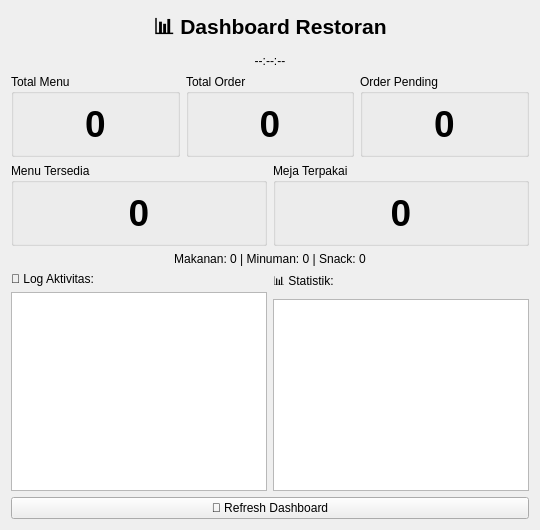
      <widget class="QWidget" name="dashboardTab">
       <attribute name="title">
        <string>📊 Dashboard</string>
       </attribute>
       <layout class="QVBoxLayout" name="dashboardLayout">
        <item>
         <widget class="QLabel" name="lblDashboardTitle">
          <property name="font">
           <font>
            <pointsize>16</pointsize>
            <bold>true</bold>
           </font>
          </property>
          <property name="text">
           <string>📊 Dashboard Restoran</string>
          </property>
          <property name="alignment">
           <set>Qt::AlignmentFlag::AlignCenter</set>
          </property>
         </widget>
        </item>
        <item>
         <widget class="QLabel" name="lblCurrentTime">
          <property name="text">
           <string>--:--:--</string>
          </property>
          <property name="alignment">
           <set>Qt::AlignmentFlag::AlignCenter</set>
          </property>
         </widget>
        </item>
        <item>
         <layout class="QHBoxLayout" name="cardRow1">
          <item>
           <widget class="QGroupBox" name="cardTotalMenu">
            <property name="title">
             <string>Total Menu</string>
            </property>
            <layout class="QVBoxLayout">
             <item>
              <widget class="QLabel" name="lblTotalMenu">
               <property name="font">
                <font>
                 <pointsize>28</pointsize>
                 <bold>true</bold>
                </font>
               </property>
               <property name="text">
                <string>0</string>
               </property>
               <property name="alignment">
                <set>Qt::AlignmentFlag::AlignCenter</set>
               </property>
              </widget>
             </item>
            </layout>
           </widget>
          </item>
          <item>
           <widget class="QGroupBox" name="cardTotalOrders">
            <property name="title">
             <string>Total Order</string>
            </property>
            <layout class="QVBoxLayout">
             <item>
              <widget class="QLabel" name="lblTotalOrders">
               <property name="font">
                <font>
                 <pointsize>28</pointsize>
                 <bold>true</bold>
                </font>
               </property>
               <property name="text">
                <string>0</string>
               </property>
               <property name="alignment">
                <set>Qt::AlignmentFlag::AlignCenter</set>
               </property>
              </widget>
             </item>
            </layout>
           </widget>
          </item>
          <item>
           <widget class="QGroupBox" name="cardPendingOrders">
            <property name="title">
             <string>Order Pending</string>
            </property>
            <layout class="QVBoxLayout">
             <item>
              <widget class="QLabel" name="lblPendingOrders">
               <property name="font">
                <font>
                 <pointsize>28</pointsize>
                 <bold>true</bold>
                </font>
               </property>
               <property name="text">
                <string>0</string>
               </property>
               <property name="alignment">
                <set>Qt::AlignmentFlag::AlignCenter</set>
               </property>
              </widget>
             </item>
            </layout>
           </widget>
          </item>
         </layout>
        </item>
        <item>
         <layout class="QHBoxLayout" name="cardRow2">
          <item>
           <widget class="QGroupBox" name="cardAvailableMenus">
            <property name="title">
             <string>Menu Tersedia</string>
            </property>
            <layout class="QVBoxLayout">
             <item>
              <widget class="QLabel" name="lblAvailableMenus">
               <property name="font">
                <font>
                 <pointsize>28</pointsize>
                 <bold>true</bold>
                </font>
               </property>
               <property name="text">
                <string>0</string>
               </property>
               <property name="alignment">
                <set>Qt::AlignmentFlag::AlignCenter</set>
               </property>
              </widget>
             </item>
            </layout>
           </widget>
          </item>
          <item>
           <widget class="QGroupBox" name="cardActiveTables">
            <property name="title">
             <string>Meja Terpakai</string>
            </property>
            <layout class="QVBoxLayout">
             <item>
              <widget class="QLabel" name="lblActiveTables">
               <property name="font">
                <font>
                 <pointsize>28</pointsize>
                 <bold>true</bold>
                </font>
               </property>
               <property name="text">
                <string>0</string>
               </property>
               <property name="alignment">
                <set>Qt::AlignmentFlag::AlignCenter</set>
               </property>
              </widget>
             </item>
            </layout>
           </widget>
          </item>
         </layout>
        </item>
        <item>
         <widget class="QLabel" name="lblMenuByCategory">
          <property name="text">
           <string>Makanan: 0 | Minuman: 0 | Snack: 0</string>
          </property>
          <property name="alignment">
           <set>Qt::AlignmentFlag::AlignCenter</set>
          </property>
         </widget>
        </item>
        <item>
         <layout class="QHBoxLayout" name="logStatsRow">
          <item>
           <layout class="QVBoxLayout" name="logLayout">
            <item>
             <widget class="QLabel" name="lblLogTitle">
              <property name="text">
               <string>📝 Log Aktivitas:</string>
              </property>
             </widget>
            </item>
            <item>
             <widget class="QTextEdit" name="logDisplay">
              <property name="readOnly">
               <bool>true</bool>
              </property>
             </widget>
            </item>
           </layout>
          </item>
          <item>
           <layout class="QVBoxLayout" name="statsLayout">
            <item>
             <widget class="QLabel" name="lblStatsTitle">
              <property name="text">
               <string>📊 Statistik:</string>
              </property>
             </widget>
            </item>
            <item>
             <widget class="QTextEdit" name="statsDisplay">
              <property name="readOnly">
               <bool>true</bool>
              </property>
             </widget>
            </item>
           </layout>
          </item>
         </layout>
        </item>
        <item>
         <widget class="QPushButton" name="btnRefreshDashboard">
          <property name="text">
           <string>🔄 Refresh Dashboard</string>
          </property>
         </widget>
        </item>
        <item>
         <spacer name="dashboardSpacer">
          <property name="orientation">
           <enum>Qt::Orientation::Vertical</enum>
          </property>
          <property name="sizeHint" stdset="0">
           <size>
            <width>0</width>
            <height>0</height>
           </size>
          </property>
         </spacer>
        </item>
       </layout>
      </widget>
